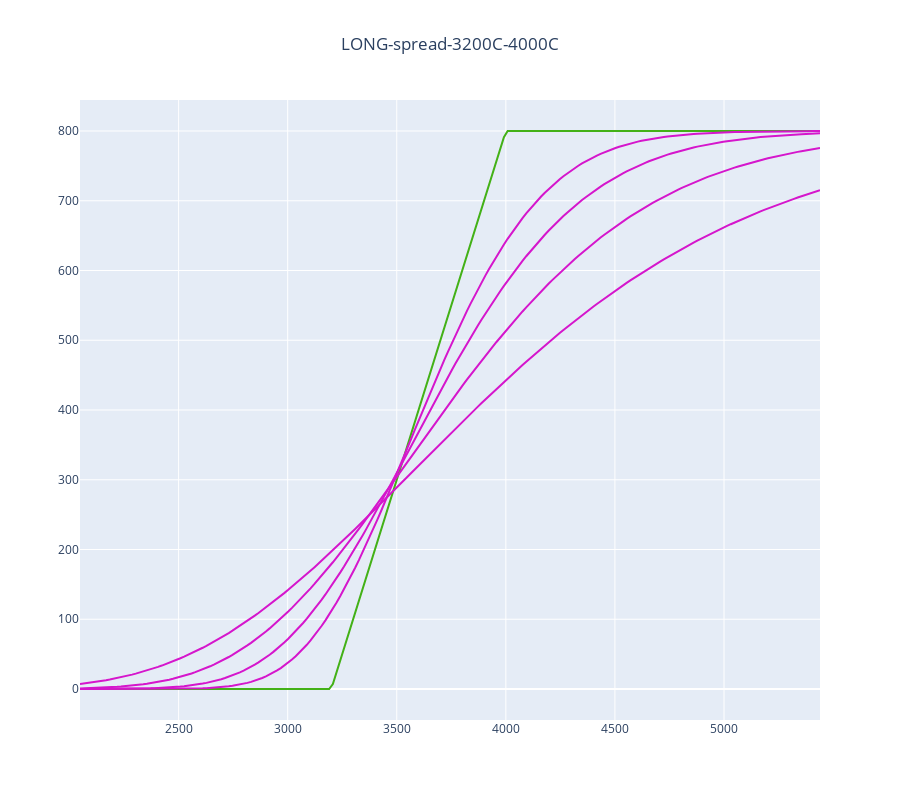

Source (notebook cell):
### Code cell
sig1 = 64
sig2 = 72

DCspread1 = Opduo(op11, str11, exp11, sig1 / 100, op21, str21, exp21, sig2 / 100, strat1)
DCspread1.getpayoff(preexpiry=True)

### Figure 1 — Plotly figure (JSON) as saved in the notebook; plotly's stock layout.template omitted (floating-point values rounded to 4 significant figures; data arrays with more than 128 entries replaced by an {"elided": "..."} marker saying what was removed)
{"data": [{"line": {"color": "#43b117"}, "mode": "lines", "name": "At Expiry", "type": "scatter", "x": {"elided": "200 float values"}, "xaxis": "x", "y": {"elided": "200 float values"}, "yaxis": "y"}, {"line": {"color": "#d516cc"}, "mode": "lines", "name": "7D", "type": "scatter", "x": {"elided": "200 float values"}, "xaxis": "x", "y": {"elided": "200 float values"}, "yaxis": "y"}, {"line": {"color": "#d516cc"}, "mode": "lines", "name": "14D", "type": "scatter", "x": {"elided": "200 float values"}, "xaxis": "x", "y": {"elided": "200 float values"}, "yaxis": "y"}, {"line": {"color": "#d516cc"}, "mode": "lines", "name": "28D", "type": "scatter", "x": {"elided": "200 float values"}, "xaxis": "x", "y": {"elided": "200 float values"}, "yaxis": "y"}, {"line": {"color": "#d516cc"}, "mode": "lines", "name": "56D", "type": "scatter", "x": {"elided": "200 float values"}, "xaxis": "x", "y": {"elided": "200 float values"}, "yaxis": "y"}], "layout": {"height": 800, "showlegend": false, "title": {"text": "LONG-spread-3200C-4000C", "x": 0.5}, "xaxis": {"anchor": "y", "domain": [0, 1]}, "yaxis": {"anchor": "x", "domain": [0, 1]}}}
